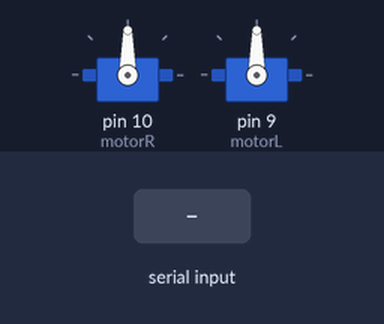
Simulated run of this sketch. Board: Arduino Uno, built with avr-gcc and run on an emulated ATmega328P. Shown: 2 × servo. The inputs (shaded band) are chosen by the test bench.

Above: at 1.2 s.
1.3 s: "F" received over Serial
At 2.5 s:
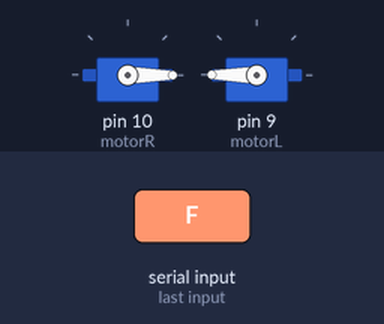
2.8 s: "B" received over Serial
At 3.8 s:
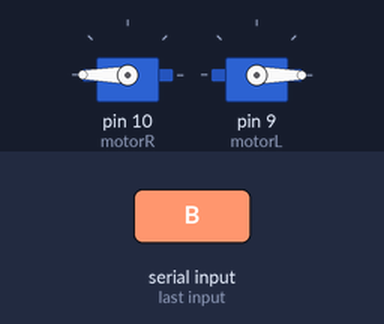
4.3 s: "R" received over Serial
At 4.9 s:
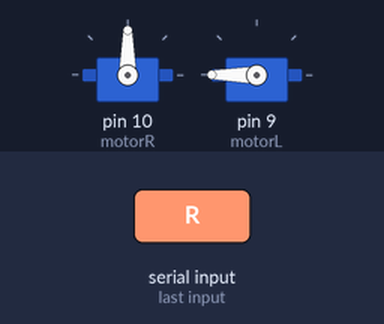
5.8 s: "L" received over Serial
At 6.1 s:
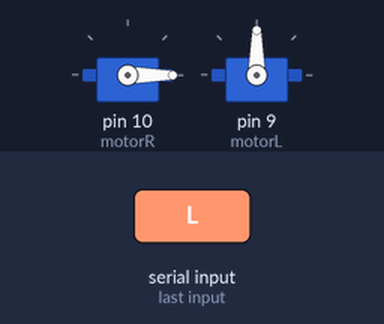
7.3 s: "S" received over Serial
At 8.4 s:
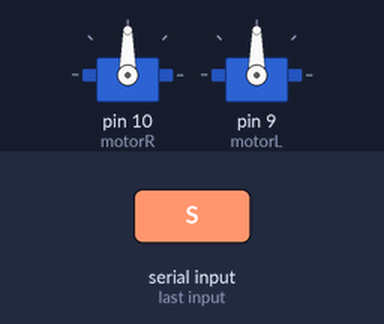
Timing chart, 0 to 9.8 s (numbered marks = the images above; inputs shaded):
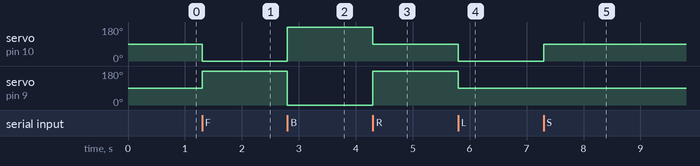

Measured:
- after the input at 1.3 s, servo on pin 10 (motorR): 90° → 0° at once; servo on pin 9 (motorL): 90° → 180° at once
- after the input at 2.8 s, servo on pin 10 (motorR): 0° → 180° at once; servo on pin 9 (motorL): 180° → 0° at once
- after the input at 4.3 s, servo on pin 10 (motorR): 180° → 90° at once; servo on pin 9 (motorL): 0° → 180° at once
- after the input at 5.8 s, servo on pin 10 (motorR): 90° → 0° at once; servo on pin 9 (motorL): 180° → 90° at once
- after the input at 7.3 s, servo on pin 10 (motorR): 0° → 90° at once

The sketch:

bt_rc_car.ino
```cpp
// ignore the red squiggles in the #include below. This is just a VS Code thing. Works fine in Arduino IDE

#include <Servo.h>

// right hand side motor
Servo motorR;
// left hand side motor
Servo motorL;

char data;


void setup() {
  // right hand motor to pin 10
  motorR.attach(10);
  // left hand motor to pin 9
  motorL.attach(9);

  Serial.begin(9600);
}

void loop() {
  if (Serial.available() > 0) {
    data = Serial.read();

    switch(data) {
      case 'F':
        rollForward();
        break;
      case 'B':
        rollBackward();
        break;
      case 'R':
        rollRight();
        break;
      case 'L':
        rollLeft();
        break;
      case 'S':
        stopMotion();
        break;
      default:
        stopMotion();
    }
  }
}

void rollForward() {
  motorR.write(0);
  motorL.write(180);
}

void rollBackward() {
  motorR.write(180);
  motorL.write(0);
}

void rollLeft() {
  motorR.write(0);
  motorL.write(90);
}

void rollRight() {
  motorR.write(90);
  motorL.write(180);
}

void stopMotion() {
  motorR.write(90);
  motorL.write(90);
}
```
